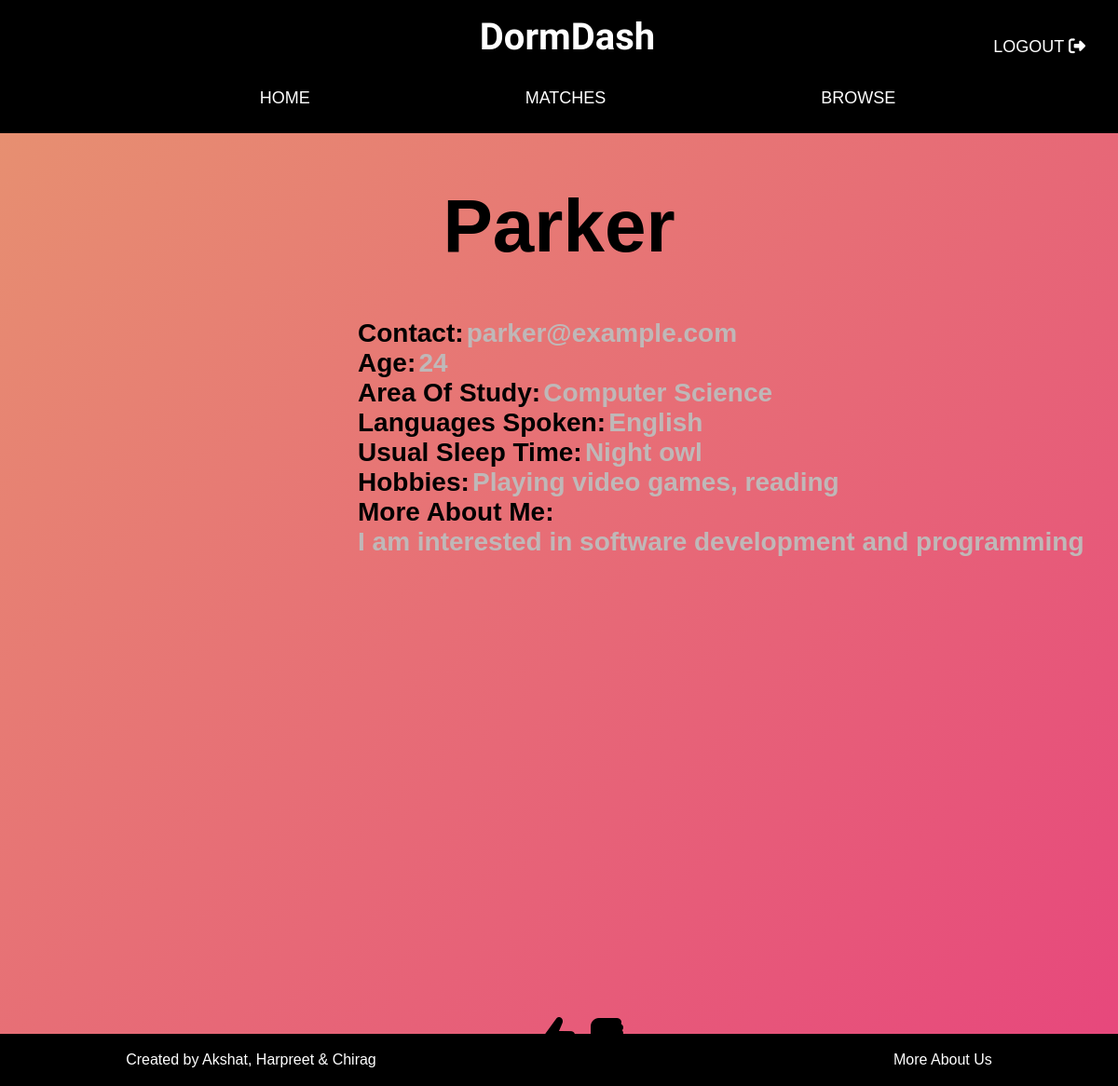
The page /user/parker24 on the database its author committed.
### tables this page shows
CREATE TABLE "user" (
	"userid"	TEXT NOT NULL,
	"name"	TEXT NOT NULL,
	"age"	INTEGER NOT NULL,
	"branch"	TEXT NOT NULL,
	"language"	TEXT NOT NULL,
	"hobbies"	TEXT NOT NULL,
	"sleep"	TEXT NOT NULL,
	"about"	TEXT NOT NULL,
	"contact"	TEXT NOT NULL,
	"pass"	TEXT NOT NULL,
	"like"	TEXT,
	"dislike"	TEXT,
	"matches"	TEXT,
	PRIMARY KEY("userid")
);

### authentication.py (the view)
@app.route('/user/<userid>')
def display_user(userid):
    conn = sqlite3.connect('database.db')
    c = conn.cursor()
    c.execute('SELECT * FROM user WHERE userid = ?', (userid,))
    user = c.fetchone()
    c.close()
    return render_template('user.html', user=user, name=user[1], age=user[2], branch=user[3], language=user[4], hobbies=user[5], sleep=user[6], about=user[7], contact=user[8])

### templates/user.html (shortened to what this page needs)
<!DOCTYPE html>
<html lang="en">
<head>
</head>
<body>
  <div id="mainnavcont">
    <div id="mainnav">
      <div id="logo">DormDash<a href="/"><div style="position: absolute; right:3vw; font-family: Impact, Haettenschweiler, 'Arial Narrow Bold', sans-serif; font-size: large;font-weight: 500;"> LOGOUT <i class="fa fa-sign-out"></i></div></a></div>
      <ul id="subnav">
        <li><a href="/home" class="navlink" id="hometext">HOME</a></li>
        <li><a href="/matches" class="navlink" id="artisttext">MATCHES</a></li>
        <li><a href="/browse" class="navlink" id="abouttext">BROWSE</a></li>
      </ul>
    </div>
  </div>
  <div id="mainbod">
            <h1>{{ user[1] }}</h1>
            </div>
            <div class="details" >
                <div class="line">Contact: <div class="answer">{{ user[8] }} </div></div>
                <div class="line">Age: <div class="answer"> {{ user[2] }} </div></div>
                <div class="line">Area Of Study: <div class="answer"> {{ user[3] }} </div></div>
                <div class="line">Languages Spoken: <div class="answer"> {{ user[4] }} </div></div>
                <div class="line">Usual Sleep Time: <div class="answer"> {{ user[6] }} </div></div>
                <div class="line">Hobbies: <div class="answer"> {{ user[5] }} </div></div>
                <div class="line">More About Me:</div>
                <div style="color: #bfb8b8; overflow: hidden;;"> {{ user[7] }}</div>
            </div>
    <div style="margin-top: 60vh; display: flex; justify-content: center;width:fit-content ;margin-left:48vw ;">
    </div>
  <div id="footer">
    <p>Created by Akshat, Harpreet & Chirag</p>
    <a href="/about">More About Us</a>
  </div>
</body>
</html>

### templates/user.html (style rules this page uses)
body { margin: 0; padding: 0; max-width: 100%; overflow-x: hidden; height: 100vh; width: 100vw; background: linear-gradient(-45deg, #723e3f, #d52347, #e73c7e, #e79470); background-size: 400% 400%; animation: gradient 15s ease infinite; }
#mainnavcont { position: sticky; top: 0; z-index: 10; }
#mainnav { display: flex; flex-direction: column; background-color: black; margin: 0; padding: 1vh; z-index: 10; }
#logo { color: white; font-size: 2.5rem; font-family: "Delicious Handrawn", cursive; font-weight: bold; padding: 1vh 0 2vh 0; display: flex; justify-content: center; transform: translateX(0.75vw); align-items: center; }
#subnav { display: flex; justify-content: space-evenly; list-style: none; }
.navlink { text-decoration: none; color: white; font-family: 'Impact', sans-serif; font-size: large; font-weight: 500; }
.navlink::after { content: ""; display: block; height: 3px; background-color: rgb(242, 136, 187); width: var(--width, 0%); transition: 0.68s; margin: 0px auto; }
h1 { font-family:helvetica; text-align: center; color: #000000; font-weight: bold; font-size: 5rem; }
#mainbod { display: flex; flex-direction: column; align-items: center; }
#footer { background-color: black; height: 7vh; width: 100vw; position: fixed; left: 0; bottom: 0; display: flex; justify-content: space-evenly; align-items: center; color: white; text-decoration: none; font-family: 'Impact', sans-serif; }
a { color:inherit; text-decoration: none; }
#footer a { text-decoration: none; color: white; font-family: 'Impact', sans-serif; padding-left: 35vw; }
.details { margin-left: 32vw; height:auto; font-size: 3.5vh; font-family: helvetica; font-weight: bold; display: flex; justify-content:space-around ; flex-direction: column; //padding: 2vh; align-content: center; }
.line { display: flex; align-items: center; justify-content:left; }
.answer { color: #bfb8b8; margin-left: 0.4vh ; }

### rows shown on the page
user: name "Parker", contact "parker@example.com", age "24", branch "Computer Science", language "English", sleep "Night owl", hobbies "Playing video games, reading", about "I am interested in software development and programming"
